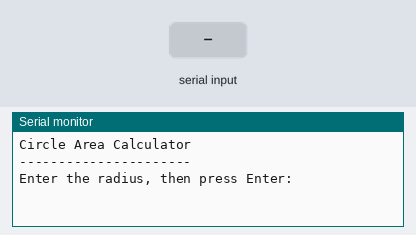
Bench run of a sketch on a simulated Arduino Nano, built with avr-gcc and run on an emulated ATmega328P. Parts: the last lines printed to the serial monitor. The test bench sets the inputs (shaded band).

Above: at 1.2 s.
1.3 s: "90,45\n" received over Serial
At 2.5 s:
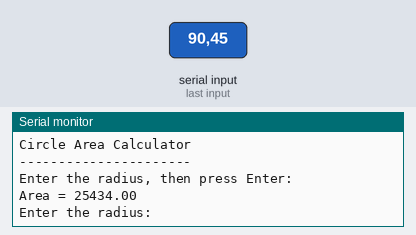
2.8 s: "30,150\n" received over Serial
At 3.9 s:
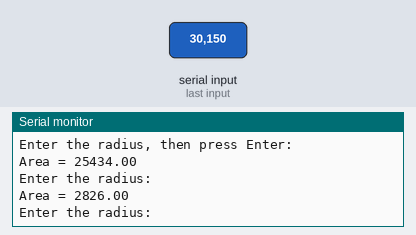

Measured:
- after the input at 1.3 s, the serial monitor: prints a new line at once (image 1)
- after the input at 2.8 s, the serial monitor: prints a new line at once (image 2)

The sketch:

CircleArea.ino
```cpp
/*
  Lab 4 Part 1: How to Write and Use Functions

  Course: RoboLink: Build and Drive Your Smartphone-Controlled Robot
  Board: Arduino Nano ATmega168
  Written by: Mahmoud Yassin, 2026

  Program Description:
  --------------------
  This program calculates the area of a circle using a user-defined function.

  The user enters the radius of the circle through the Serial Monitor.
  The Arduino reads the radius, sends it to the CircleArea() function,
  calculates the area, and prints the result on the Serial Monitor.

  Formula:
  --------
  Area = π × r × r

  In this program, π is approximated as 3.14.

  Main Concepts:
  --------------
  1. How to write a function.
  2. How to pass a value to a function.
  3. How to return a value from a function.
  4. How to read input from the Serial Monitor.
  5. How to display output on the Serial Monitor.
*/


// This function calculates the area of a circle.
// Input:  r, which represents the radius of the circle.
// Output: The calculated area of the circle.
float CircleArea(float r)
{
  float Area;              // Variable used to store the calculated area

  Area = 3.14 * r * r;     // Calculate the area using Area = π × r × r

  return Area;             // Return the calculated area to the main program
}


// Global variables
float radius = 0;          // Stores the radius entered by the user
float A = 0;               // Stores the calculated area
String input;              // Stores the text entered in the Serial Monitor


void setup() {
  // Start serial communication between the Arduino and the computer.
  // The baud rate must match the baud rate selected in the Serial Monitor.
  Serial.begin(9600);

  // Print the program title and instructions once when the Arduino starts.
  Serial.println("Circle Area Calculator");
  Serial.println("----------------------");
  Serial.println("Enter the radius, then press Enter:");
}


void loop() {
  // Check if the user has entered data in the Serial Monitor.
  if (Serial.available() > 0) {

    // Read the user input until the Enter key is pressed.
    input = Serial.readStringUntil('\n');

    // Convert the input text into a floating-point number.
    radius = input.toFloat();

    // Call the CircleArea() function and store the returned value in A.
    A = CircleArea(radius);

    // Print the calculated area on the Serial Monitor.
    Serial.print("\n");
    Serial.print("Area = ");
    Serial.print(A);
    Serial.print("\n");

    // Ask the user to enter another radius.
    Serial.print("Enter the radius: ");
  }
}
```
